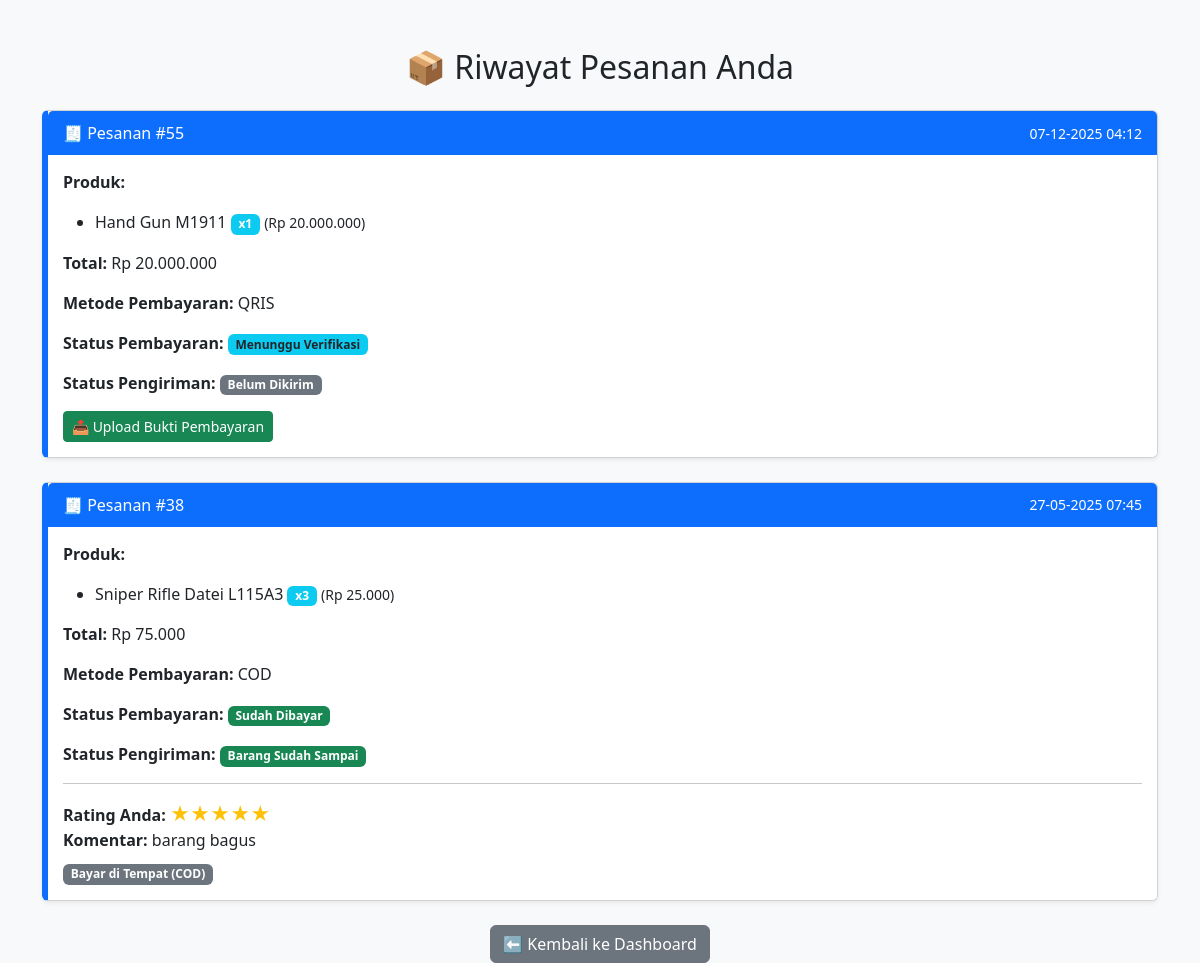
The app's page /riwayat_pesanan.php (signed in) with its own data.
### tables this page shows
CREATE TABLE `transaksi` (
  `id` int(11) NOT NULL,
  `user_id` int(11) DEFAULT NULL,
  `total_harga` decimal(12,2) NOT NULL,
  `metode_pembayaran` varchar(30) DEFAULT NULL,
  `status_pembayaran` enum('belum_bayar','menunggu_verifikasi','sudah_bayar') NOT NULL DEFAULT 'belum_bayar',
  `tanggal_transaksi` timestamp NOT NULL DEFAULT current_timestamp(),
  `keterangan` text DEFAULT NULL,
  `deleted_at` timestamp NULL DEFAULT NULL,
  `bukti_pembayaran` varchar(255) DEFAULT NULL,
  `status_pengiriman` enum('belum_dikirim','dikirim','barang_sudah_sampai','selesai') DEFAULT 'belum_dikirim'
);

CREATE TABLE `detail_order` (
  `id` int(10) NOT NULL,
  `transaksi_id` int(10) DEFAULT NULL,
  `idproduk` int(25) DEFAULT NULL,
  `quantity` int(10) DEFAULT NULL,
  `harga` int(50) DEFAULT NULL,
  `created_at` timestamp NOT NULL DEFAULT current_timestamp(),
  `updated_at` timestamp NOT NULL DEFAULT current_timestamp() ON UPDATE current_timestamp()
);

CREATE TABLE `produk` (
  `idproduk` int(10) NOT NULL,
  `idkategori` int(25) DEFAULT NULL,
  `namaproduk` varchar(25) NOT NULL,
  `gambarproduk` varchar(255) DEFAULT NULL,
  `deskripsi` text DEFAULT NULL,
  `harga` int(50) DEFAULT NULL,
  `tgblatihan` timestamp NOT NULL DEFAULT current_timestamp(),
  `foto` varchar(255) DEFAULT NULL,
  `stok` int(11) NOT NULL
);

CREATE TABLE `rating` (
  `id` int(11) NOT NULL,
  `transaksi_id` int(11) NOT NULL,
  `user_id` int(11) NOT NULL,
  `rating` int(11) NOT NULL CHECK (`rating` between 1 and 5),
  `komentar` text DEFAULT NULL,
  `tanggal_rating` datetime NOT NULL
);

### riwayat_pesanan.php (the view, shortened to what this page needs)
<?php
include 'koneksi.php';
$user_id = $_SESSION['user_id'];
$query = "
    SELECT t.*, r.rating, r.komentar
    FROM transaksi t
    LEFT JOIN rating r ON t.id = r.transaksi_id AND r.user_id = $user_id
    WHERE t.user_id = $user_id AND t.deleted_at IS NULL
    ORDER BY t.id DESC
";
$riwayat = mysqli_query($conn, $query);
?>
<!DOCTYPE html>
<html lang="id">
<head>
    <link href="https://cdn.jsdelivr.net/npm/bootstrap@5.3.0/dist/css/bootstrap.min.css" rel="stylesheet">
</head>
<body>
<div class="container mt-5">
    <h2 class="text-center mb-4">📦 Riwayat Pesanan Anda</h2>
    <?php if (mysqli_num_rows($riwayat) > 0): ?>
        <?php while($row = mysqli_fetch_assoc($riwayat)): ?>
            <?php
                $transaksi_id = $row['id'];
                $produk_query = "
                    SELECT d.*, p.namaproduk
                    FROM detail_order d
                    JOIN produk p ON d.idproduk = p.idproduk
                    WHERE d.transaksi_id = $transaksi_id
                ";
                $produk_result = mysqli_query($conn, $produk_query);
            ?>
            <div class="card mb-4 shadow-sm order-card">
                <div class="order-header d-flex justify-content-between align-items-center">
                    <span>🧾 Pesanan #<?= $transaksi_id ?></span>
                    <span class="small"><?= date('d-m-Y H:i', strtotime($row['tanggal_transaksi'])) ?></span>
                </div>
                <div class="order-body">
                    <p><strong>Produk:</strong></p>
                    <ul>
                        <?php while ($produk = mysqli_fetch_assoc($produk_result)): ?>
                            <li><?= htmlspecialchars($produk['namaproduk']) ?>
                                <span class="badge bg-info">x<?= $produk['quantity'] ?></span>
                                <small>(Rp <?= number_format($produk['harga'], 0, ',', '.') ?>)</small>
                            </li>
                        <?php endwhile; ?>
                    </ul>
                    <p><strong>Total:</strong> Rp <?= number_format($row['total_harga'], 0, ',', '.') ?></p>
                    <p><strong>Metode Pembayaran:</strong> <?= htmlspecialchars($row['metode_pembayaran']) ?></p>
                    <p><strong>Status Pembayaran:</strong>
                        <?php
                        switch ($row['status_pembayaran']) {
                            case 'menunggu_verifikasi':
                                echo '<span class="badge bg-info text-dark">Menunggu Verifikasi</span>';
                                break;
                            case 'sudah_bayar':
                                echo '<span class="badge bg-success">Sudah Dibayar</span>';
                                break;
                        }
                        ?>
                    </p>
                    <p><strong>Status Pengiriman:</strong>
                        <?php
                        switch ($row['status_pengiriman']) {
                            case 'belum_dikirim':
                                echo '<span class="badge bg-secondary">Belum Dikirim</span>';
                                break;
                            case 'barang_sudah_sampai':
                                echo '<span class="badge bg-success">Barang Sudah Sampai</span>';
                                break;
                        }
                        ?>
                    </p>
                    <?php
                    if ($row['rating'] !== null): ?>
                        <hr>
                        <div>
                            <strong>Rating Anda:</strong>
                            <span class="star-display">
                                <?php
                                for ($i=1; $i <= 5; $i++) {
                                    echo ($i <= $row['rating']) ? '★' : '☆';
                                }
                                ?>
                            </span>
                        </div>
                        <?php if (!empty(trim($row['komentar']))): ?>
                            <div><strong>Komentar:</strong> <?= nl2br(htmlspecialchars($row['komentar'])) ?></div>
                        <?php endif; ?>
                    <?php endif; ?>
                    <div class="mt-2">
                        <?php
                        $metode = strtolower($row['metode_pembayaran']);
                        if ($metode === 'qris'):
                            if (empty($row['bukti_pembayaran'])): ?>
                                <button class="btn btn-sm btn-success" data-bs-toggle="modal" data-bs-target="#uploadModal<?= $row['id'] ?>">📤 Upload Bukti Pembayaran</button>
                            <?php else: ?>
                                <button class="btn btn-sm btn-outline-primary" data-bs-toggle="modal" data-bs-target="#lihatBukti<?= $row['id'] ?>">🖼️ Lihat Bukti Pembayaran</button>
                            <?php endif;
                        elseif ($metode === 'cod'): ?>
                            <span class="badge bg-secondary">Bayar di Tempat (COD)</span>
                        <?php else: ?>
                            <span class="badge bg-warning text-dark">Metode Tidak Dikenal</span>
                        <?php endif; ?>
                    </div>
                </div>
            </div>
        <?php endwhile; ?>
    <?php else: ?>
        <div class="alert alert-info text-center">
            Belum ada riwayat pesanan. <a href="katalog.php" class="alert-link">Belanja sekarang</a>.
        </div>
    <?php endif; ?>
    <div class="text-center mt-4">
        <a href="dashboard_pelanggan.php" class="btn btn-secondary">⬅️ Kembali ke Dashboard</a>
    </div>
</div>
</body>
</html>

### riwayat_pesanan.php (style rules this page uses)
body { background-color: #f8f9fa; }
.order-card { border-left: 6px solid #0d6efd; transition: transform 0.2s ease; }
.order-header { background-color: #0d6efd; color: white; padding: 10px 15px; border-top-left-radius: 5px; border-top-right-radius: 5px; }
.order-body { background: #fff; padding: 15px; border-bottom-left-radius: 5px; border-bottom-right-radius: 5px; }
.star-display { color: #ffc107; font-size: 1.2rem; }

### records on screen
transaksi: id "55", tanggal_transaksi "07-12-2025 04:12", total_harga "20.000.000", metode_pembayaran "QRIS", shows "Menunggu Verifikasi", status_pengiriman "Belum Dikirim"
detail_order: idproduk.namaproduk "Hand Gun M1911", quantity "1", harga "20.000.000"
rating: transaksi "38", transaksi.tanggal_transaksi "27-05-2025 07:45", transaksi.total_harga "75.000", transaksi.metode_pembayaran "COD", shows "Sudah Dibayar", shows "Barang Sudah Sampai", komentar "barang bagus", shows "Bayar di Tempat (COD)"
detail_order: idproduk.namaproduk "Sniper Rifle Datei L115A3", quantity "3", harga "25.000"
